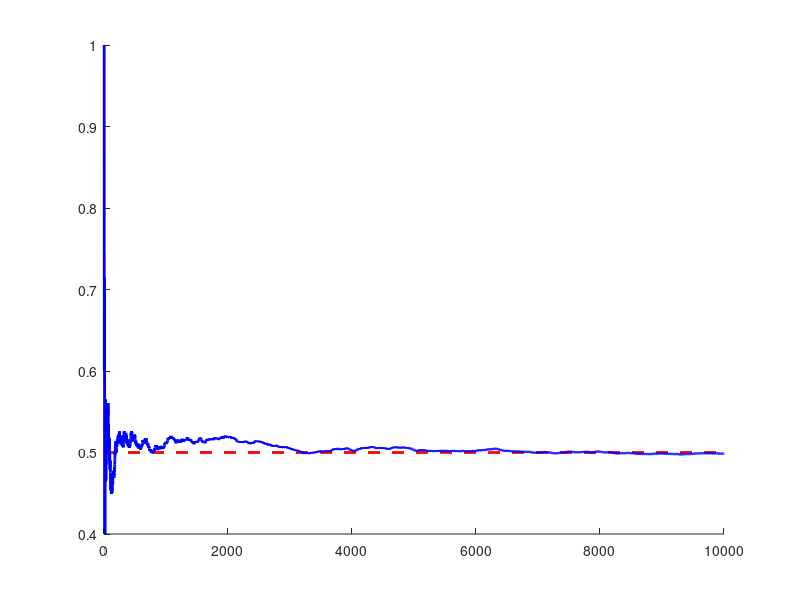

MATLAB code to generate this figure:
%% Basics of Probability - Coin Flip

% Set the random seed
rng(49);

% Set the probability threshold
p = 0.5;

% Set the number of trails
n = 10000;

% Initialise an array with the probabilities over time (isHeads, isTails)
P = zeros([n,2]);


%% Loop through each trial - counting Heads or Tails
for i = 1:n

    p_i = rand(1);

    % If the current probability is below the threshold, it is a Heads
    if p_i <= p

        % Set the 1st column of pT as 1 to denote Heads
        P(i,1) = 1;

    else

        % Set the 2nd column of pT as 1 to denote Tails
        P(i,2) = 1;

    end

end

%% Probability calculations

% Cumulative sum of Heads
csH = cumsum(P(:,1));

% Cumulative sum of Heads
csT = cumsum(P(:,2));

% Intitialise heads and tails probability arrays
pH = zeros([n,1]);
pT = zeros([n,1]);

% Loop to get probabiltiies
for i = 1:n

    pH(i) = csH(i) / i;
    pT(i) = csT(i) / i;


end


%% Plotting
figure("Name", 'Coin Flip Probability')
hold on

% Create a flat line at p
pLine = [0, p; n, p];

% Plot the line
plot(pLine(:,1), pLine(:,2), 'Color', 'r', 'LineStyle','--', 'LineWidth',2);

% Plot the probabilities over time
plot((1:n)', pH, 'Color', 'b', 'LineWidth',2);